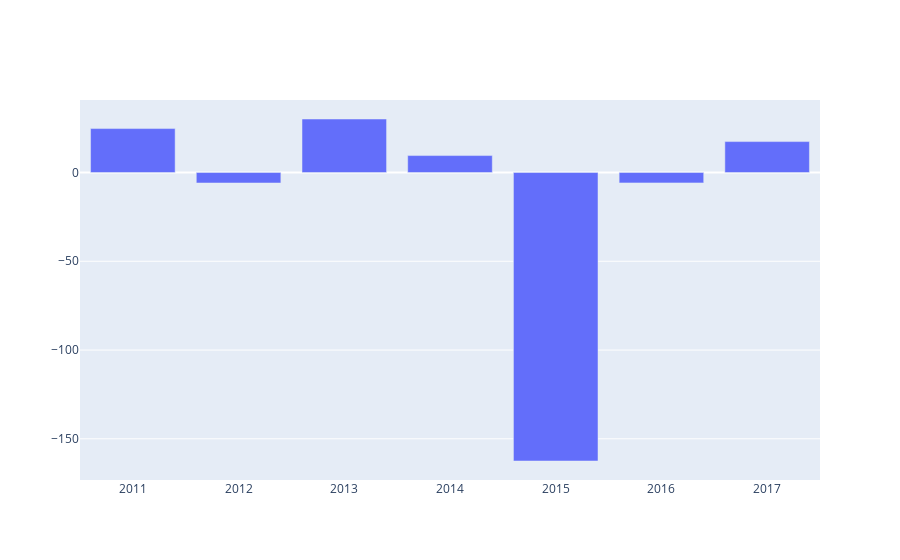

Notebook source saved alongside this figure:
### Code cell
fig = go.Figure()
fig.add_trace(
    go.Bar(
        x=growth_user_single_ratings_compared_all_ratings['year'],
        y=growth_user_single_ratings_compared_all_ratings['growth']
    ))

### Figure 1 — Plotly figure (JSON) as saved in the notebook; plotly's stock layout.template omitted (floating-point values rounded to 4 significant figures)
{"data": [{"type": "bar", "x": [2011, 2012, 2013, 2014, 2015, 2016, 2017], "y": [24.75, -5.903, 30.14, 9.543, -162.5, -5.858, 17.42]}], "layout": {}}
